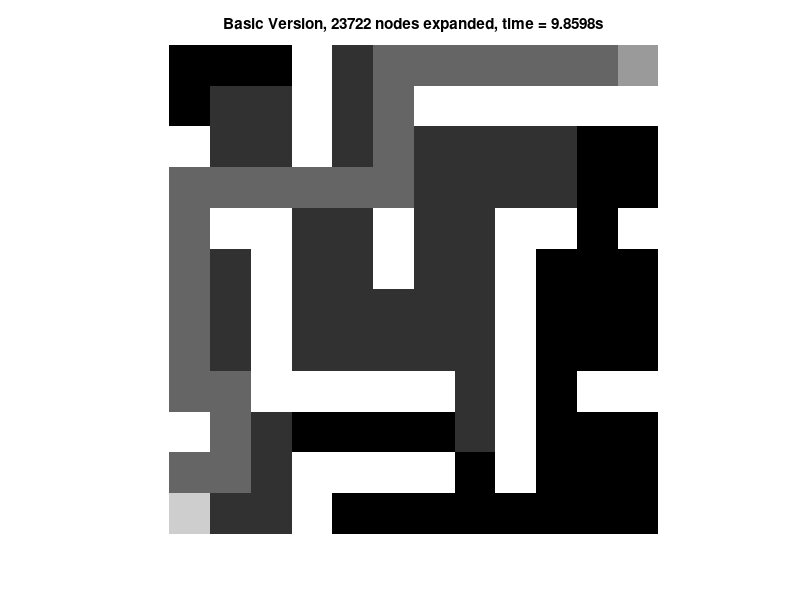
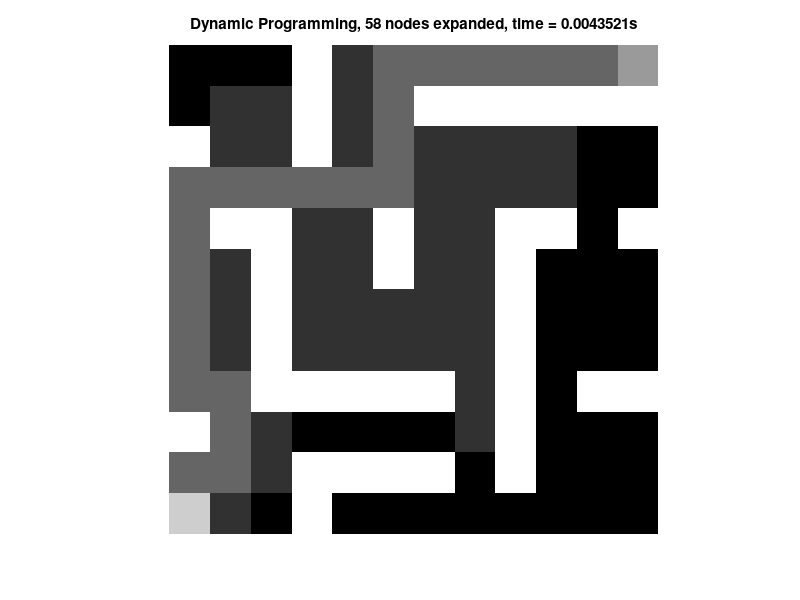

Write MATLAB code to recreate these figures, in order.
function [ ] = assignment1()
% This code solves and present the solution from reaching the oposite
% corner in a maze in an optimal way using the A* algorithm.

% "corner" is the starting position: 0 := Northwest, 2 := Northeast, 
%   3 = Southwest and 4:= Southeast is determined by the studentNumber
%   module with 4
    
    % maze to be solved
    maze = [0,0,0,1,0,0,0,0,0,0,0,0; 0,0,0,1,0,0,1,1,1,1,1,1; ...
        1,0,0,1,0,0,0,0,0,0,0,0; 0,0,0,0,0,0,0,0,0,0,0,0; ...
        0,1,1,0,0,1,0,0,1,1,0,1; 0,0,1,0,0,1,0,0,1,0,0,0; ...
        0,0,1,0,0,0,0,0,1,0,0,0; 0,0,1,0,0,0,0,0,1,0,0,0; ...
        0,0,1,1,1,1,1,0,1,0,1,1; 1,0,0,0,0,0,0,0,1,0,0,0; ...
        0,0,0,1,1,1,1,0,1,0,0,0; 0,0,0,1,0,0,0,0,0,0,0,0];
    % choose the right starting corner
    studentNumber = 502029;
    corner = mod(studentNumber,4); % 0,1,2 and 3
    [a,b] = size(maze);
    % generate the start and goal point based on corner
    switch corner
        case 0
            start = [1,1];
            goal = [a,b];
        case 1
            start = [1,b];
            goal = [a,1];
        case 2
            start = [a,1];
            goal = [1,b];
        case 3
            start = [a,b];
            goal = [1,1];
    end
    % find the path using the basic version
    tic;
    [S1,n1] = solveMaze1(maze,start,goal);
    t1 = toc;
    % find the path using dynamic programing
    tic;
    [S2,n2] = solveMaze2(maze,start,goal);
    t2 = toc;
    % Graphics:
    figure; imshow(S1,'InitialMagnification',3000);
    title(['Basic Version, ',num2str(n1),...
        ' nodes expanded, time = ',num2str(t1),'s'])
    figure; imshow(S2,'InitialMagnification',3000);
    title(['Dynamic Programming, ',num2str(n2),...
        ' nodes expanded, time = ',num2str(t2),'s'])
end

function [ S,n ] = solveMaze1(maze,start,goal)
% solveMaze: find the optimal route between two points in a maze.
% Basic version more than one search node for each state. 
    S = maze;
    current = start;
    n = 0;
    % candidates = [position,previousPosition(n),cost,estimatedCost]
    candidates = [current(1),current(2),n,0,norm(current-goal)];
    expanded = [];
    while (true)
        % Find the most promising node and expand it:
        index = find(candidates(:,5)==min(candidates(:,5)),1);
        if n == 0
            new = expandNode(maze,candidates(index,1),...
                candidates(index,2),0,0);
        else
            new = expandNode(maze,candidates(index,1),...
                candidates(index,2),expanded(n,1),expanded(n,2));
        end
        % Calculate and store values for new candidates:
        n = n + 1;
        for i = 1:size(new,1)
            new(i,3) = n; % previousPosition
            new(i,4) = candidates(index,4) + 1; % cost
            new(i,5) = new(i,4) + norm(new(i,1:2)-goal); % estimadedCost
            S(new(i,1),new(i,2)) = 0.2; % Graphics for expanded node
        end
        current = candidates(index,1:2); % New current position.
        expanded = [expanded;candidates(index,1:3)]; % Save expanded node
        candidates(index,:) = []; % Erase expanded node from candidates
        candidates = [candidates;new]; % Add new candidates to the list
        if sum(current==goal)==2; break; end
    end
    
    % Graphics for optimal path:
    c = expanded(end,3);
    while c~=0
        S(expanded(c,1),expanded(c,2)) = 0.4;
        c = expanded(c,3);
    end
    S(start(1),start(2)) = 0.6;
    S(goal(1),goal(2)) = 0.8;
end

function [ S,n ] = solveMaze2(maze,start,goal)
% solveMaze: find the optimal route between two points in a maze.
% Second version, redundant paths eliminated by storing at most one search 
% per node for each state, using the dynamic programming principle. 
    S = maze;
    [a,b] = size(S);
    cost = inf(a,b);
    estimatedCost = inf(a,b);
    previous = zeros(a,b,2);
    cost(start(1),start(2)) = 0;
    estimatedCost(start(1),start(2)) = norm(start-goal);
    n = 0;
    while (true)
        [px,py] = ind2sub([a,b],...
            find(estimatedCost==min(min(estimatedCost)),1)); % Current
        new = expandNode(maze,px,py,previous(px,py,1),previous(px,py,2));
        for i = 1:size(new,1)
            if cost(new(i,1),new(i,2)) > cost(px,py) + 1
                previous(new(i,1),new(i,2),1:2) = [px,py]; % previousPosition
                cost(new(i,1),new(i,2)) = cost(px,py) + 1; % cost
                estimatedCost(new(i,1),new(i,2)) = cost(new(i,1),...
                    new(i,2)) + norm(new(i,:)-goal); % estimadedCost
                S(new(i,1),new(i,2)) = 0.2; % Graphics for expanded node
            end
        end
        estimatedCost(px,py) = Inf;
        n = n + 1;
        if sum([px,py]==goal)==2; break; end
    end
    % Graphics:
    c = goal;
    while previous(c(1),c(2),1)~=0
        S(c(1),c(2)) = 0.4;
        c = previous(c(1),c(2),:);
    end
    S(start(1),start(2)) = 0.6;
    S(goal(1),goal(2)) = 0.8;
end

function [v] = expandNode(maze,x,y,xa,ya)
    v = [];
    [a,b] = size(maze);
    if x-1>0&&(xa~=x-1||ya~=y); if maze(x-1,y)~=1; v = [v;[x-1,y]]; end, end
    if y-1>0&&(xa~=x||ya~=y-1); if maze(x,y-1)~=1; v = [v;[x,y-1]]; end, end
    if x+1<=a&&(xa~=x+1||ya~=y); if maze(x+1,y)~=1; v = [v;[x+1,y]]; end, end
    if y+1<=b&&(xa~=x||ya~=y+1); if maze(x,y+1)~=1; v = [v;[x,y+1]]; end, end
end